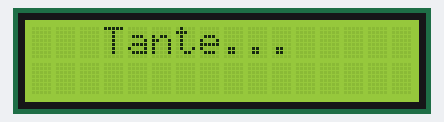
A sketch run on a simulated Arduino Uno, built with avr-gcc and run on an emulated ATmega328P. Shown: 16×2 character LCD.

Above: at 0.1 s.
At 5.7 s:
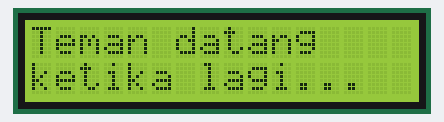
At 8.7 s:
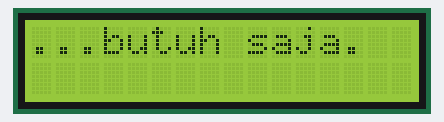
At 14.3 s:
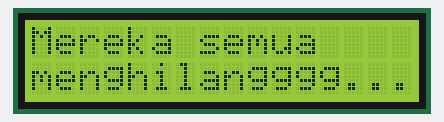
At 28.3 s:
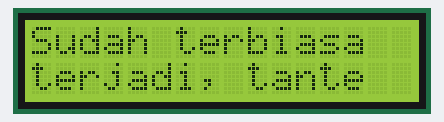
At 37.4 s:
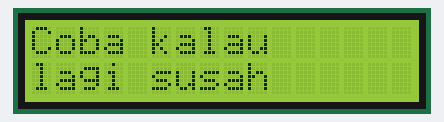

Measured:
- what the display in image 1 shows lasts 3.1 s, from 5.6 s to 8.7 s
- what the display in image 2 shows lasts 2.5 s, from 8.7 s to 11.2 s
- what the display in image 3 shows lasts 5.5 s, from 14.2 s to 19.7 s
- what the display in image 4 shows lasts 3.5 s, from 28.3 s to 31.8 s

The sketch:

sketch.ino
```cpp
#include <Wire.h>
#include <LiquidCrystal_I2C.h>


LiquidCrystal_I2C lcd(0x27, 16, 2);

void setup() {
  lcd.init();      // Inisialisasi LCD
  lcd.backlight(); // Menyalakan lampu latar
}

void loop() {
  lcd.clear();
  lcd.setCursor(3, 0);
  lcd.print("Tante...");
  delay(2000);

  lcd.clear();
  lcd.setCursor(0, 0);
  lcd.print("Sudah terbiasa");
  lcd.setCursor(0, 1);
  lcd.print("terjadi, tante");
  delay(3500);

  lcd.clear();
  lcd.setCursor(0, 0);
  lcd.print("Teman datang");
  lcd.setCursor(0, 1);
  lcd.print("ketika lagi...");
  delay(3000);

  lcd.clear();
  lcd.setCursor(0, 0);
  lcd.print("...butuh saja.");
  delay(2500);

  lcd.clear();
  lcd.setCursor(0, 0);
  lcd.print("Coba kalau");
  lcd.setCursor(0, 1);
  lcd.print("lagi susah");
  delay(3000);

  lcd.clear();
  lcd.setCursor(0, 0);
  lcd.print("Mereka semua");
  lcd.setCursor(0, 1);
  lcd.print("menghilangggg...");
  delay(5500);
  lcd.clear();
  lcd.setCursor(4, 0);
  lcd.print("Tante...");
  delay(1500);

  lcd.clear();
  lcd.setCursor(4, 0);
  lcd.print("Tante...");
  delay(5000);
}
```
